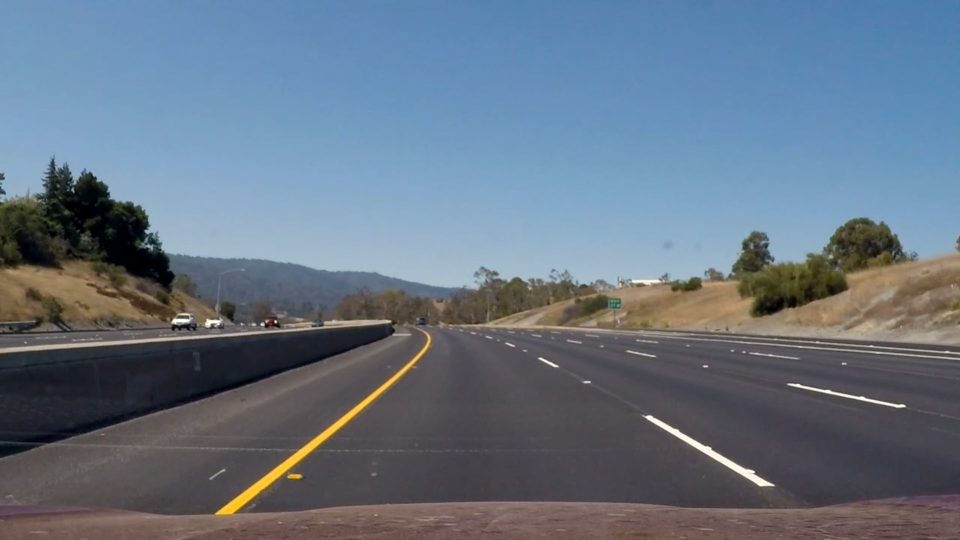
#> input picture my_test_images/Highway_snaps/image (1).jpg, 1920 x 1080 px (shown at 1/2 size)
$ jupyter execute --allow-errors '22_Write comments in fit_poly.ipynb'   (shell and % lines are left out)   (older library calls are emulated)
#> lines starting #> are read from the running program, lines starting #| are printed output that depends on the picture
Ye ab tak ka code:

[cell 1]
import cv2
import numpy as np
import matplotlib.pyplot as plt
import matplotlib.image as mpimg

# Import everything needed to edit/save/watch video clips
from moviepy.editor import VideoFileClip
from IPython.display import HTML


# [628 lines left out: function process_image, not called in this run]
    #return unwarped_img

Let's try classes

[cell 2]
# Define a class to receive the characteristics of each line detection
class Line():
    def __init__(self):
        #Let's count the number of consecutive frames
        self.count = 0
        # was the line detected in the last iteration?
        self.detected = False
        #polynomial coefficients for the most recent fit
        self.curve_fit = []
        # Traking variance for the right lane
        self.variance = []
        #difference in fit coefficients between last and new fits. Just store the difference in coefficients for the last frame
        self.coeff_diff = [[0,0,0],[0,0,0]]
        #Lane width measured at the start of reset
        self.lane_width = 0
        #Let's track the midpoint of the previous frame
        self.lane_bottom_centre = 0
        #radius of curvature of the line in some units
        self.rad_curv = []

        # x values of the curve that we fit intially
        #self.current_xfitted = []
        # x values for detected line pixels
        #self.allx = []
        # y values for detected line pixels
        #self.ally = []

        # x values of the last n fits of the line
        self.recent_xfitted = []
        #average x values of the fitted line over the last n iterations
        self.bestx = None
        #polynomial coefficients averaged over the last n iterations
        self.best_fit = None
        #radius of curvature of the line in some units
        self.radius_of_curvature = None
        #distance in meters of vehicle center from the line
        self.line_base_pos = None


lane=Line()


frame1= mpimg.imread("my_test_images/Highway_snaps/image (1).jpg")
#> frame1 is the input picture: shape (1080, 1920, 3); mean R, G, B 101.8, 115.8, 131.4
frame2= mpimg.imread("my_test_images/Highway_snaps/image (2).jpg")
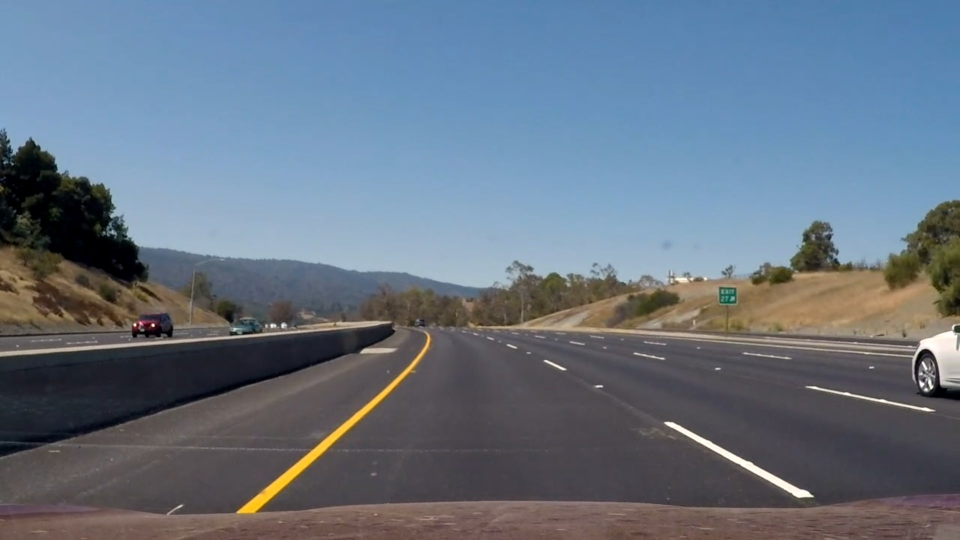
#> input picture my_test_images/Highway_snaps/image (2).jpg, 1920 x 1080 px (shown at 1/2 size)
#> frame2 is the input picture: shape (1080, 1920, 3); mean R, G, B 102.5, 115.6, 130.5
frame3= mpimg.imread("my_test_images/Highway_snaps/image (3).jpg")
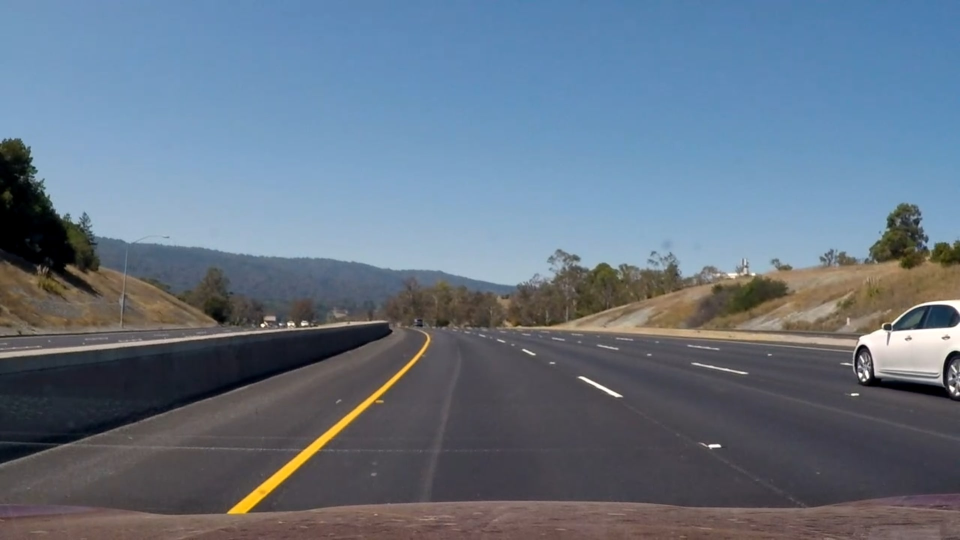
#> input picture my_test_images/Highway_snaps/image (3).jpg, 1920 x 1080 px (shown at 1/2 size)
#> frame3 is the input picture: shape (1080, 1920, 3); mean R, G, B 100.9, 115.6, 132

frame4= mpimg.imread("my_test_images/Highway_snaps/image (4).jpg")
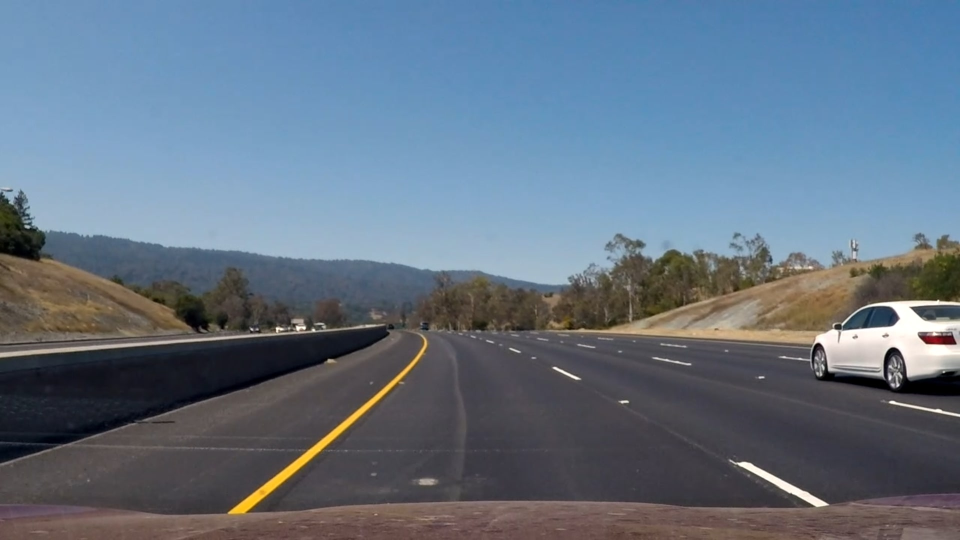
#> input picture my_test_images/Highway_snaps/image (4).jpg, 1920 x 1080 px (shown at 1/2 size)
#> frame4 is the input picture: shape (1080, 1920, 3); mean R, G, B 99.4, 115.1, 131.7
frame5= mpimg.imread("my_test_images/Highway_snaps/image (5).jpg")
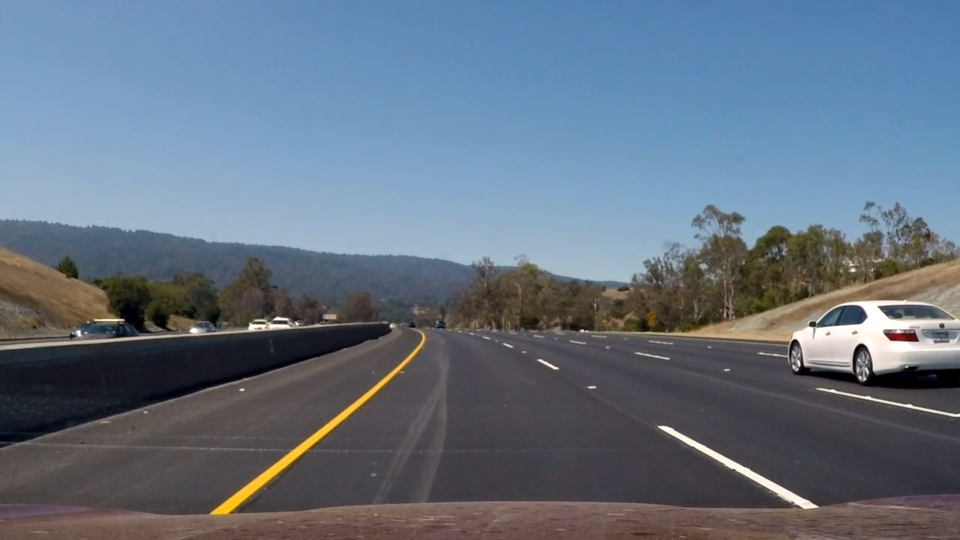
#> input picture my_test_images/Highway_snaps/image (5).jpg, 1920 x 1080 px (shown at 1/2 size)
#> frame5 is the input picture: shape (1080, 1920, 3); mean R, G, B 100.1, 113.6, 129.2
frame6= mpimg.imread("my_test_images/Highway_snaps/image (6).jpg")
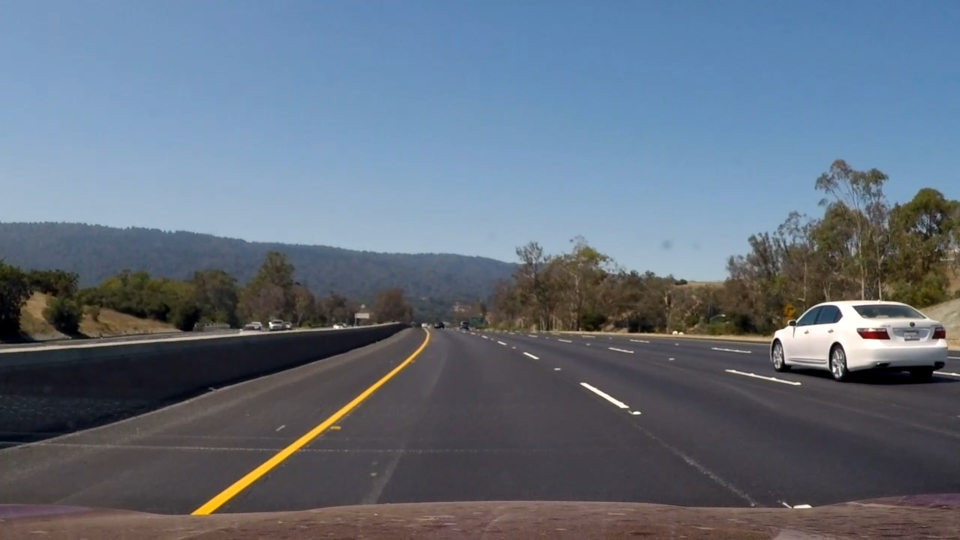
#> input picture my_test_images/Highway_snaps/image (6).jpg, 1920 x 1080 px (shown at 1/2 size)
#> frame6 is the input picture: shape (1080, 1920, 3); mean R, G, B 98.8, 110.6, 125.4
#> (the rest of this cell did not finish here and is left out)

[cell 3]
matrix = [[[-8.8661072804927e-05, 0.14226773448007834, 526.2761730836886], [-8.8661072804927e-05, 0.14226773448007834, 526.2761730836886], [-8.8661072804927e-05, 0.14226773448007834, 526.2761730836886], [-8.8661072804927e-05, 0.14226773448007834, 526.2761730836886], [-8.8661072804927e-05, 0.14226773448007837, 526.2761730836886]], [[-0.0001476233231556424, 0.23167536974077843, 1331.6306119167443], [-0.0001476233231556424, 0.23167536974077843, 1331.6306119167443], [-0.0001476233231556424, 0.23167536974077843, 1331.6306119167443], [-0.0001476233231556424, 0.23167536974077843, 1331.6306119167443], [-0.0001476233231556424, 0.23167536974077843, 1331.6306119167443]]]
matrix[1]
#> Out = [[-0.000148, 0.232, 1331.6], [-0.000148, 0.232, 1331.6], [-0.000148, 0.232, 1331.6], [-0.000148, 0.232, 1331.6], [-0.000148, 0.232, 1331.6]]
